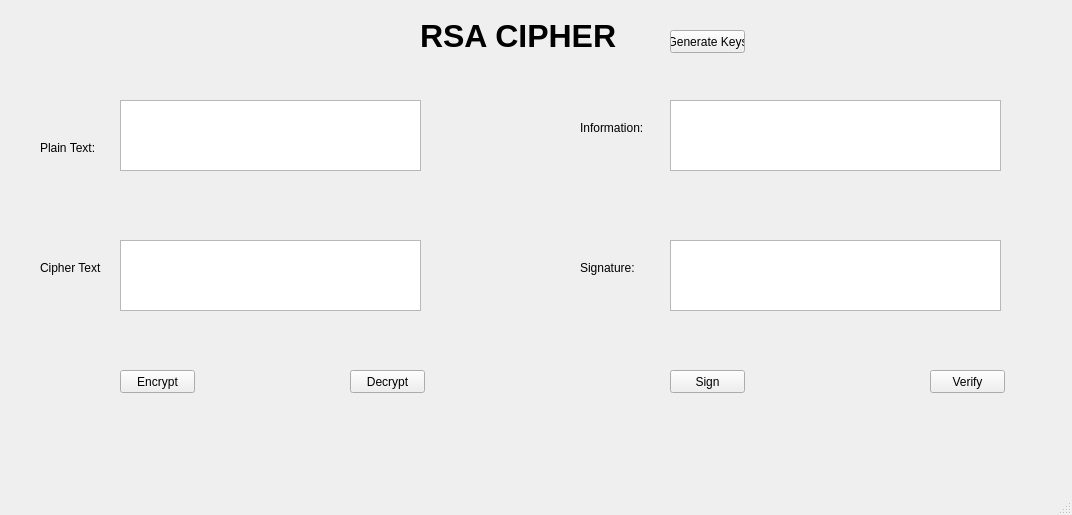
<?xml version="1.0" encoding="UTF-8"?>
<ui version="4.0">
 <class>MainWindow</class>
 <widget class="QMainWindow" name="MainWindow">
  <property name="geometry">
   <rect>
    <x>0</x>
    <y>0</y>
    <width>1072</width>
    <height>515</height>
   </rect>
  </property>
  <property name="windowTitle">
   <string>MainWindow</string>
  </property>
  <widget class="QWidget" name="centralwidget">
   <widget class="QTextEdit" name="txt_plain_text">
    <property name="geometry">
     <rect>
      <x>120</x>
      <y>100</y>
      <width>301</width>
      <height>71</height>
     </rect>
    </property>
   </widget>
   <widget class="QTextEdit" name="txt_cipher_text">
    <property name="geometry">
     <rect>
      <x>120</x>
      <y>240</y>
      <width>301</width>
      <height>71</height>
     </rect>
    </property>
   </widget>
   <widget class="QTextEdit" name="txt_info">
    <property name="geometry">
     <rect>
      <x>670</x>
      <y>100</y>
      <width>331</width>
      <height>71</height>
     </rect>
    </property>
   </widget>
   <widget class="QTextEdit" name="textEdit_4">
    <property name="geometry">
     <rect>
      <x>670</x>
      <y>240</y>
      <width>331</width>
      <height>71</height>
     </rect>
    </property>
   </widget>
   <widget class="QPushButton" name="btn_gen_keys">
    <property name="geometry">
     <rect>
      <x>670</x>
      <y>30</y>
      <width>75</width>
      <height>23</height>
     </rect>
    </property>
    <property name="text">
     <string>Generate Keys</string>
    </property>
   </widget>
   <widget class="QPushButton" name="btn_encrypt">
    <property name="geometry">
     <rect>
      <x>120</x>
      <y>370</y>
      <width>75</width>
      <height>23</height>
     </rect>
    </property>
    <property name="text">
     <string>Encrypt</string>
    </property>
   </widget>
   <widget class="QPushButton" name="btn_decrypt">
    <property name="geometry">
     <rect>
      <x>350</x>
      <y>370</y>
      <width>75</width>
      <height>23</height>
     </rect>
    </property>
    <property name="text">
     <string>Decrypt</string>
    </property>
   </widget>
   <widget class="QPushButton" name="btn_sign">
    <property name="geometry">
     <rect>
      <x>670</x>
      <y>370</y>
      <width>75</width>
      <height>23</height>
     </rect>
    </property>
    <property name="text">
     <string>Sign</string>
    </property>
   </widget>
   <widget class="QPushButton" name="btn_verify">
    <property name="geometry">
     <rect>
      <x>930</x>
      <y>370</y>
      <width>75</width>
      <height>23</height>
     </rect>
    </property>
    <property name="text">
     <string>Verify</string>
    </property>
   </widget>
   <widget class="QLabel" name="label">
    <property name="geometry">
     <rect>
      <x>420</x>
      <y>10</y>
      <width>201</width>
      <height>51</height>
     </rect>
    </property>
    <property name="font">
     <font>
      <pointsize>24</pointsize>
      <weight>75</weight>
      <bold>true</bold>
     </font>
    </property>
    <property name="text">
     <string>RSA CIPHER</string>
    </property>
   </widget>
   <widget class="QLabel" name="label_2">
    <property name="geometry">
     <rect>
      <x>40</x>
      <y>140</y>
      <width>61</width>
      <height>16</height>
     </rect>
    </property>
    <property name="text">
     <string>Plain Text:</string>
    </property>
   </widget>
   <widget class="QLabel" name="label_3">
    <property name="geometry">
     <rect>
      <x>40</x>
      <y>260</y>
      <width>61</width>
      <height>16</height>
     </rect>
    </property>
    <property name="text">
     <string>Cipher Text:</string>
    </property>
   </widget>
   <widget class="QLabel" name="label_4">
    <property name="geometry">
     <rect>
      <x>580</x>
      <y>120</y>
      <width>71</width>
      <height>16</height>
     </rect>
    </property>
    <property name="text">
     <string>Information:</string>
    </property>
   </widget>
   <widget class="QLabel" name="label_5">
    <property name="geometry">
     <rect>
      <x>580</x>
      <y>260</y>
      <width>61</width>
      <height>16</height>
     </rect>
    </property>
    <property name="text">
     <string>Signature:</string>
    </property>
   </widget>
  </widget>
  <widget class="QMenuBar" name="menubar">
   <property name="geometry">
    <rect>
     <x>0</x>
     <y>0</y>
     <width>1072</width>
     <height>21</height>
    </rect>
   </property>
  </widget>
  <widget class="QStatusBar" name="statusbar"/>
 </widget>
 <resources/>
 <connections/>
</ui>
